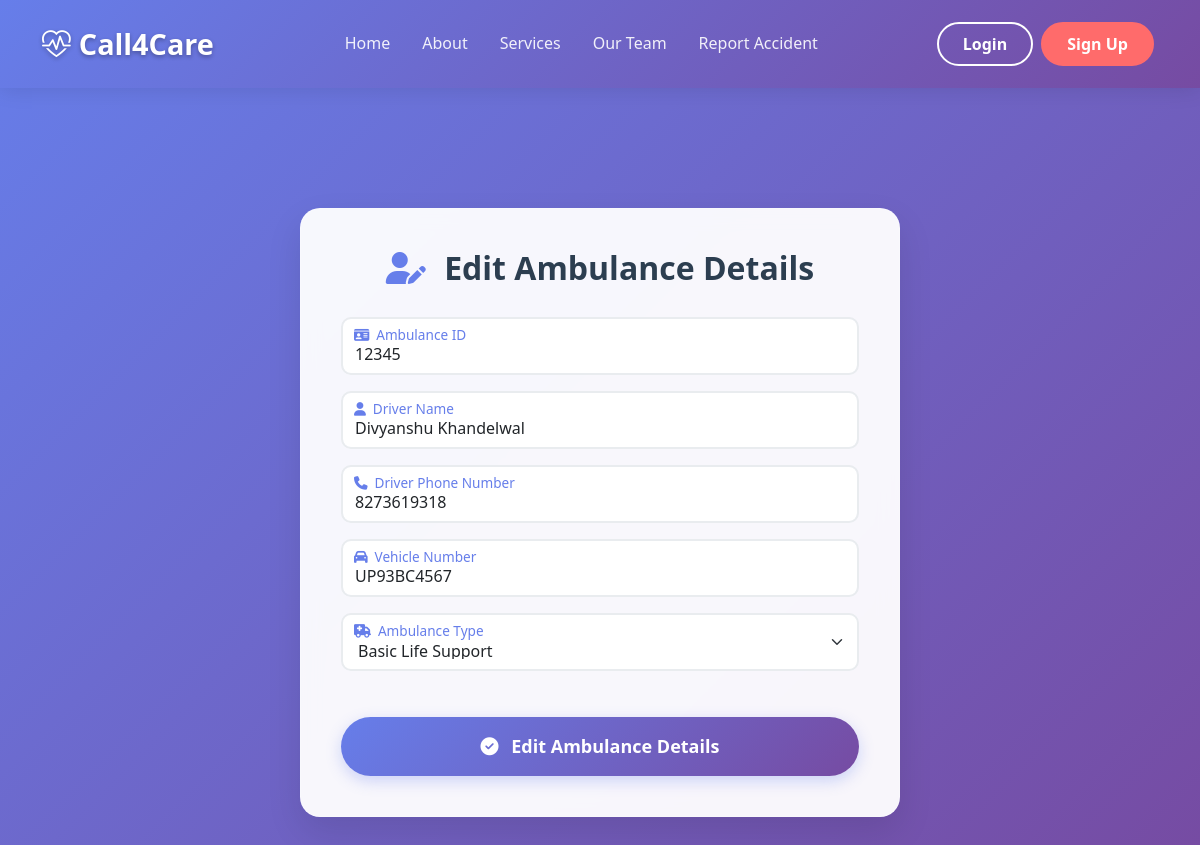
The page /accounts/edit_ambulance/6 on the database its author committed.
### home/models.py (models this page shows)
class Ambulance(models.Model):
    Ambulance_type = (
        ("Basic Life Support","Basic Life Support"),
        ("Advanced Life Support","Advanced Life Support"),
        ("ICU Ambulance","ICU Ambulance"),
        ("Oxygen Ambulance","Oxygen Ambulance")
    )
    Ambulance_ID = models.CharField(max_length=55)
    Driver_Name = models.CharField(max_length=50)
    Driver_Phone_Number = models.CharField(max_length=10)
    Vehicle_Number = models.CharField(max_length=25)
    Ambulance_Type = models.CharField(max_length=100 , choices=Ambulance_type)
    Driver_Password = models.CharField(max_length=15)

### accounts/views.py (the view, shortened to what this page needs)
# urls.py: path('edit_ambulance/<int:ambulance_id>',views.edit_ambulance,name="edit_ambulance"),
def edit_ambulance(request,ambulance_id):
    Ambu = Ambulance.objects.get(id = ambulance_id)
    parameters = {
        "Ambu" : Ambu
    }
    return render(request,"Edit_page/ambulance_edit.html",parameters)

### templates/Edit_page/ambulance_edit.html (shortened to what this page needs)
{% extends "home/base.html" %}
{% block body %}
<div class="container registration-container">
    <div class="row justify-content-center">
        <div class="col-lg-8 col-md-10">
            <div class="registration-card">
                <h2 class="card-title">
                    <i class="fas fa-user-edit" style="color: #667eea; margin-right: 10px;"></i>
                    Edit Ambulance Details
                </h2>
                <form id="ambulanceRegistrationForm" method="POST" novalidate>
                    <div class="form-floating mb-3">
                        <input type="text" class="form-control" name="AmbulanceId" id="ambulanceId"
                            placeholder="Ambulance ID" required value="{{ Ambu.Ambulance_ID }}">
                        <label for="ambulanceId">
                        </label>
                    </div>
                    <div class="form-floating mb-3">
                        <input type="text" class="form-control" name="drivername" id="driverName"
                            placeholder="Driver Name" required value="{{ Ambu.Driver_Name }}">
                        <label for="driverName">
                        </label>
                    </div>
                    <div class="form-floating mb-3">
                            <input type="tel" class="form-control" name="driverphone" id="driverPhone" placeholder="Driver Phone Number"  required value = "{{ Ambu.Driver_Phone_Number }}">
                            <label for="driverPhone">
                            </label>
                        </div>
                    <div class="form-floating mb-3">
                        <input type="text" class="form-control" name="vehicleNumber" id="vehicleNumber"
                            placeholder="Vehicle Number" required value="{{ Ambu.Vehicle_Number }}">
                        <label for="vehicleNumber">
                        </label>
                    </div>
                    <div class="form-floating mb-3">
                        <select class="form-select" name="ambulanceType" id="ambulanceType" required>
                            <option value="basic" {% if Ambu.Ambulance_Type == "basic" %}selected{% endif %}>Basic Life
                                Support</option>
                        </select>
                        <label for="ambulanceType">
                        </label>
                    </div>
                    <button type="submit" class="submit-btn">
                        <i class="fas fa-check-circle me-2"></i>
                        Edit Ambulance Details
                    </button>
                </form>
            </div>
        </div>
    </div>
</div>
{% endblock %}

### templates/home/base.html (style rules this page uses)
:root { --primary-color: #2c7be5; --secondary-color: #00d4aa; --accent-color: #ff6b6b; --dark-color: #1a1a2e; --light-color: #f8f9fa; }
body { font-family: 'Segoe UI', Tahoma, Geneva, Verdana, sans-serif; line-height: 1.6; }

### templates/Edit_page/ambulance_edit.html (style rules this page uses)
body { background: linear-gradient(135deg, #667eea 0%, #764ba2 100%); min-height: 100vh; font-family: 'Segoe UI', Tahoma, Geneva, Verdana, sans-serif; }
.registration-container { margin-top: 120px; margin-bottom: 50px; }
.registration-card { background: rgba(255, 255, 255, 0.95); backdrop-filter: blur(10px); border-radius: 20px; box-shadow: 0 15px 35px rgba(0, 0, 0, 0.1); border: 1px solid rgba(255, 255, 255, 0.2); padding: 40px; max-width: 600px; margin: 0 auto; }
.card-title { color: #2c3e50; font-weight: 700; font-size: 2rem; margin-bottom: 30px; text-align: center; }
.form-control, .form-select { border-radius: 10px; border: 2px solid #e9ecef; padding: 12px 15px; font-size: 16px; transition: all 0.3s ease; }
.submit-btn { background: linear-gradient(135deg, #667eea, #764ba2); border: none; border-radius: 50px; padding: 15px 40px; font-size: 18px; font-weight: 600; color: white; width: 100%; margin-top: 30px; transition: all 0.3s ease; box-shadow: 0 5px 15px rgba(102, 126, 234, 0.3); }
.form-floating { margin-bottom: 20px; }
.form-floating>.form-control:focus~label, .form-floating>.form-control:not(:placeholder-shown)~label { color: #667eea; }
.form-floating>.form-select:focus~label, .form-floating>.form-select:not([value=""])~label { color: #667eea; }

### rows shown on the page
Ambulance: AmbulanceId "12345", drivername "Divyanshu Khandelwal", driverphone "8273619318", vehicleNumber "UP93BC4567", ambulanceType "Basic Life Support"
